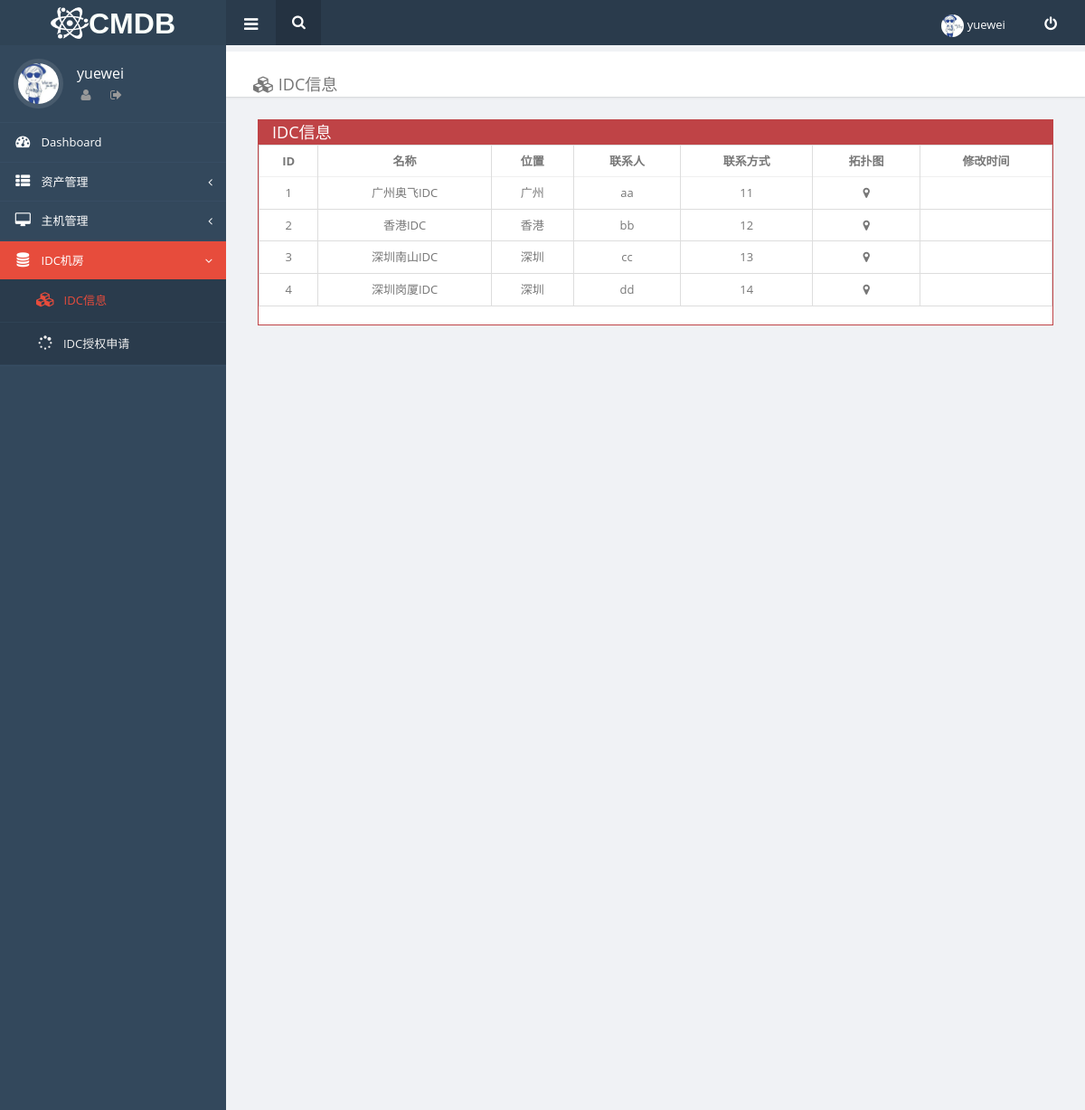
Page /cmdb/idc/ (signed in) on the committed database.
### CMDB_Server/models.py (models this page shows)
class IDC(models.Model):
    idc_choices = ((1, u'广州奥飞IDC'),
                   (2, u'香港IDC'),
                   (3, u'深圳南山IDC'),
                   (4, u'深圳岗厦IDC'))
    name=models.SmallIntegerField(choices=idc_choices,verbose_name=u'IDC名称',default='GZ',null=True)
    location=models.CharField(u'IDC位置',max_length=128)
    contact_name=models.CharField(u'IDC联系人',max_length=32)
    contact_tel=models.CharField(u'联系人电话',max_length=32)
    create_date = models.DateTimeField(u'创建日期', blank=True, auto_now_add=True)
    update_date = models.DateTimeField(u'修改日期', blank=True, auto_now=True)

### CMDB_Server/views.py (the view)
@login_required
def idc(request):
    idc_object=models.IDC.objects.all()
    return render(request, 'cmdb/idc.html', {'idcobj':idc_object})

### templates/cmdb/idc.html
{% extends 'cmdb/index.html' %}
{% block page-content %}
    <div id="title-breadcrumb-option-demo" class="page-title-breadcrumb">
        <ol class="breadcrumb page-breadcrumb pull-left h4">
            <li class=""><i class="fa fa-cubes"></i>&nbsp;<span>IDC信息</span></li>
        </ol>
    </div>
    <div class="page-content">
        <div class="col-lg-12 detail">
            <div class="panel panel-red">
                <div class="panel-heading">IDC信息</div>
                <div class="panel-body" style="padding:0px">
                    <table class="table table-hover table-bordered">
                        <thead>
                        <tr>
                            <th>ID</th>
                            <th>名称</th>
                            <th>位置</th>
                            <th>联系人</th>
                            <th>联系方式</th>
                            <th>拓扑图</th>
                            <th>修改时间</th>
                        </tr>
                        </thead>
                        <tbody>
                        {% for idc in idcobj %}
                            <tr>
                                <td>{{ idc.id }}</td>
                                <td>{{ idc.name }}</td>
                                <td>{{ idc.location }}</td>
                                 <td>{{ idc.contact_name }}</td>
                                 <td>{{ idc.contact_tel }}</td>
                                <td><a href="{% url 'graph' %}" target="_blank"><span class="fa fa-map-marker"></span></a></td>
                                <td>{{ idc.update_date|date:"Y-m-d"  }}</td>
                            </tr>
                        {% endfor %}
                        </tbody>
                    </table>
                </div>
            </div>
        </div>
    </div>
{% endblock %}

### templates/cmdb/index.html (shortened to what this page needs)
<!DOCTYPE html>
<html lang="en">
<head>
    <link type="text/css" rel="stylesheet" href="/static/css/orange-blue.css" class="default-style">
    <link type="text/css" rel="stylesheet" href="/static/css/orange-blue.css" id="theme-change" class="style-change color-change">
    <link type="text/css" rel="stylesheet" href="/static/css/jquery-ui-1.10.4.custom.min.css">
    <link type="text/css" rel="stylesheet" href="/static/css/font-awesome.min.css">
    <link type="text/css" rel="stylesheet" href="/static/css/bootstrap.min.css">
    <link type="text/css" rel="stylesheet" href="/static/css/bootstrap-datetimepicker.min.css">
    <link rel="stylesheet" type="text/css" href="/static/css/bootstrapValidator.min.css"/>
    <link type="text/css" rel="stylesheet" href="/static/css/introjs.css">
    <link type="text/css" rel="stylesheet" href="/static/css/animate.css">
    <link type="text/css" rel="stylesheet" href="/static/css/pace.css">
    <link type="text/css" rel="stylesheet" href="/static/css/all.css">
    <link type="text/css" rel="stylesheet" href="/static/css/orange-blue.css" class="default-style">
    <link type="text/css" rel="stylesheet" href="/static/css/orange-blue.css" id="theme-change" class="style-change color-change">
    <link type="text/css" rel="stylesheet" href="/static/css/style-responsive.css">
    <link type="text/css" rel="stylesheet" href="/static/css/custom.css">
</head>
<body class=" ">
<div style="height: 1150px">
    <div id="header-topbar-option-demo" class="page-header-topbar">
        <nav id="topbar" role="navigation" style="margin-bottom: 0; z-index: 2;" class="navbar navbar-default navbar-static-top">
            <div class="navbar-header">
                </button><a id="logo" href="#" class="navbar-brand" style="padding-top:8px"><span class="logo-text"><img src="/static/img/logo-small.png" style="height: 35px;width:42px;"/><span class='media-middle sign-title'>CMDB</span></span><span style="display: none" class="logo-text-icon" >CMDB</span></a>
            </div>
            <div class="topbar-main"><a id="menu-toggle" href="#" class="hidden-xs"><i class="fa fa-bars"></i></a>
                <form id="topbar-search" action="#" method="GET" class="hidden-xs">
                    <div class="input-group">
                        <input type="text" placeholder="Search..." class="form-control" /><span class="input-group-btn"><a href="javascript:;" class="btn submit"><i class="fa fa-search"></i></a></span>
                    </div>
                </form>
                <ul class="nav navbar navbar-top-links navbar-right mbn">
                    <li>
                        <a href="#" ><img src="/static/img/hs.jpg" alt="" class="img-responsive img-circle" />&nbsp;<span class="hidden-xs" >{{ request.user.username }}</span></a>
                    </li>
                    <li style="padding-right: 10px">
                        <a href="{% url 'logout' %}" data-hover="tooltip" title="Logout"><i class="fa fa-power-off" ></i></a>
                    </li>
                </ul>
            </div>
        </nav>
    </div>
    <div id="wrapper">
        <nav id="sidebar" role="navigation" class="navbar-default navbar-static-side">
            <div class="sidebar-collapse menu-scroll">
                <ul id="side-menu" class="nav">
                    <li class="user-panel">
                        <div class="thumb"><img src="/static/img/hs.jpg" alt="" class="img-circle" />
                        </div>
                        <div class="info">
                            <p>{{ request.user.username }}</p>
                            <ul class="list-inline list-unstyled">
                                <li><a href="#" data-hover="tooltip" title="User" ><i class="fa fa-user"></i></a>
                                </li>
                                <li><a href="{% url 'logout' %}" data-hover="tooltip" title="Logout"><i class="fa fa-sign-out"></i></a>
                                </li>
                            </ul>
                        </div>
                        <div class="clearfix"></div>
                    </li>
                    <li class="active"><a href="{% url 'index' %}"><i class="fa fa-tachometer fa-fw"><div class="icon-bg bg-orange"></div></i><span class="menu-title">Dashboard</span></a></li>
                    <li ><a href="#"><i class="fa fa-th-list fa-fw"><div class="icon-bg bg-blue"></div></i><span class="menu-title">资产管理</span><span class="fa arrow"></span></a>
                    </li>
                    <li><a href="#"><i class="fa fa-desktop fa-fw"><div class="icon-bg bg-pink"></div></i><span class="menu-title">主机管理</span><span class="fa arrow"></span></a>
                    </li>
                    <li><a href="#"><i class="fa  fa-database fa-fw"><div class="icon-bg bg-green"></div></i><span class="menu-title">IDC机房</span><span class="fa arrow"></span></a>
                        <ul class="nav nav-second-level">
                            <li><a href="{% url 'idc' %}"><i class="fa fa-cubes"></i><span class="submenu-title">IDC信息</span></a></li>
                            <li><a href="#"><i class="fa fa-spinner"></i><span class="submenu-title">IDC授权申请</span></a></li>
                        </ul>
                    </li>
                </ul>
            </div>
        </nav>
        <div id="page-wrapper">
            {% block page-content %}{% endblock %}
        </div>
    </div>
</div>
</body>
</html>

### static/css/style-responsive.css (style rules this page uses)
@media (min-width: 768px) { .sidebar-collapse { display: block; } }

### static/css/custom.css (style rules this page uses)
.sign-title { color: #fafffb; font-size: xx-large; }
table tr th { text-align: center; }
table tr td { text-align: center; }
.detail .panel-heading { line-height: 12px; }

### rows in the picture
IDC: id "1", name "广州奥飞IDC", location "广州", contact_name "aa", contact_tel "11"
IDC: id "2", name "香港IDC", location "香港", contact_name "bb", contact_tel "12"
IDC: id "3", name "深圳南山IDC", location "深圳", contact_name "cc", contact_tel "13"
IDC: id "4", name "深圳岗厦IDC", location "深圳", contact_name "dd", contact_tel "14"

### other values in the picture
{{ request.user.username }} "yuewei"
